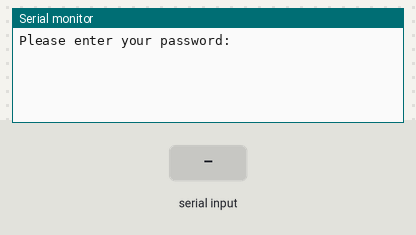
Recording of a sketch running on a simulated Arduino Uno, built with avr-gcc and run on an emulated ATmega328P. Shown: the last lines printed to the serial monitor. The test bench sets the inputs (shaded band).

Above: at 1.2 s.
1.3 s: "1" received over Serial
At 3.0 s:
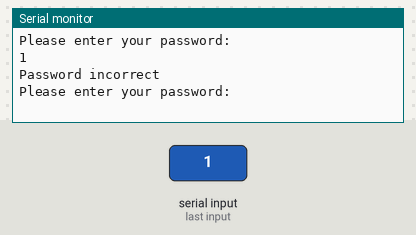
3.8 s: "0" received over Serial
At 5.2 s:
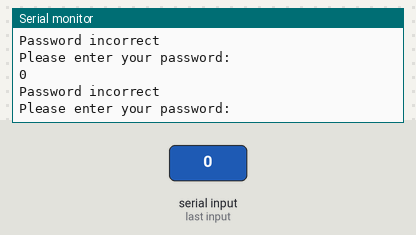
5.3 s: "2" received over Serial
At 7.2 s:
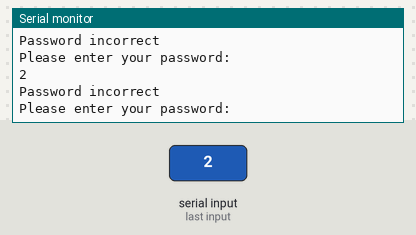

Measured:
- after the input at 1.3 s, the serial monitor: prints a new line after 1.0 s (image 1)
- after the input at 3.8 s, the serial monitor: prints a new line after 1.0 s (image 2)
- after the input at 5.3 s, the serial monitor: prints a new line after 1.0 s (image 3)

The sketch:

testeInputSerial.ino
```cpp
String password = "ABCDEF";

void setup() {
  Serial.begin(9600);
}

void loop() {
  Serial.println("Please enter your password: ");

  while(Serial.available() == 0){
    }

  String input = Serial.readString();

  Serial.println(input);

  if(input == "a\n"){
    Serial.println("Password correct");
  }
    else
      Serial.println("Password incorrect");
}
```
